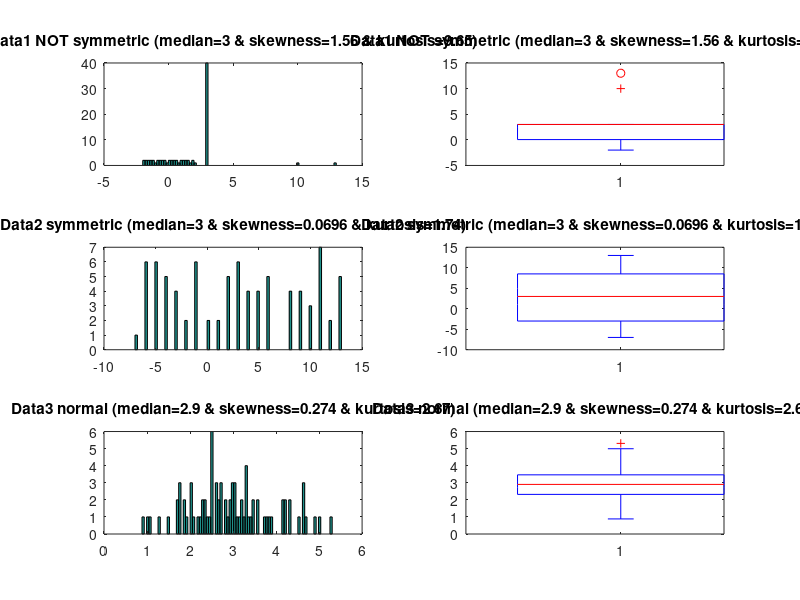
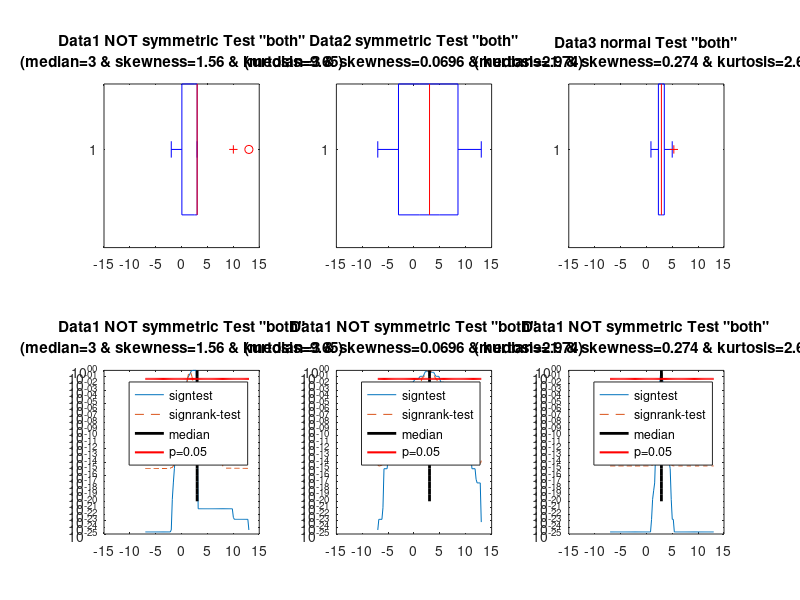

These figures' MATLAB source, in order:
%% produce three distributions 
%% one skewed distribution i.e. violates signrank assumption of symmetry
%% and one symmetric i.e. good for signrank --> expect higher power
%% and a normal one with sigma of 1 around mean of 3
if(strcmp('Right',questdlg('For Data1 use skewness to the right or left for first simulated data?','Data1 skewness?','Right','Left','Right')))
    Data1 = [(-2:0.2:2)'; (-1.9:0.2:2)'; repmat(3,40,1);  10;  13]; %not symmetric & outliers
else
    Data1 = [ (4:0.2:8)';  (4.1:0.2:8)'; repmat(3,40,1); -10; -13]; %not symmetric & outliers
end

Data2 = 3+randi([-10,10],length(Data1),1);
Data3 = 3+randn(length(Data1),1);


%% display
figure(1); clf;
subplot(3,2,1); hist(Data1,length(Data1)); title(['Data1 NOT symmetric (median=',num2str(median(Data1),3),' & skewness=',num2str(skewness(Data1),3),' & kurtosis=',num2str(kurtosis(Data1),3),')']); 
subplot(3,2,2); boxplot(Data1);            title(['Data1 NOT symmetric (median=',num2str(median(Data1),3),' & skewness=',num2str(skewness(Data1),3),' & kurtosis=',num2str(kurtosis(Data1),3),')']); 
subplot(3,2,3); hist(Data2,length(Data2)); title(['Data2 symmetric (median=',num2str(median(Data2),3),' & skewness=',num2str(skewness(Data2),3),' & kurtosis=',num2str(kurtosis(Data2),3),')']); 
subplot(3,2,4); boxplot(Data2);            title(['Data2 symmetric (median=',num2str(median(Data2),3),' & skewness=',num2str(skewness(Data2),3),' & kurtosis=',num2str(kurtosis(Data2),3),')']); 
subplot(3,2,5); hist(Data3,length(Data3)); title(['Data3 normal (median=',num2str(median(Data3),3),' & skewness=',num2str(skewness(Data3),3),' & kurtosis=',num2str(kurtosis(Data3),3),')']); 
subplot(3,2,6); boxplot(Data3);            title(['Data3 normal (median=',num2str(median(Data3),3),' & skewness=',num2str(skewness(Data3),3),' & kurtosis=',num2str(kurtosis(Data3),3),')']); 


%% test for median values between data extremes and plot p-values
%% do each 10-times
MedianTestValues = min([Data1(:); Data2(:)]):0.2:max([Data1(:); Data2(:)]);
Nrepeat = 1;

AllTestDir = {'both';'left';'right'};
[SelInd,OK]= listdlg('ListString',AllTestDir,'SelectionMode','single','Name','Test-Tail direction','PromptString','Select test-tail direction');
if(OK)
    TestDir = AllTestDir{SelInd};
else
    TestDir = 'right'; %'both';
end

p_st     = ones( length(MedianTestValues),Nrepeat,3); %init not significant
h_st     = zeros(length(MedianTestValues),Nrepeat,3); %init not significant
zvals_st = zeros(length(MedianTestValues),Nrepeat,3); %init not significant

p_srt     = ones( length(MedianTestValues),Nrepeat,3); %init not significant
h_srt     = zeros(length(MedianTestValues),Nrepeat,3); %init not significant
zvals_srt = zeros(length(MedianTestValues),Nrepeat,3); %init not significant

for IndRepeat = 1:Nrepeat
    for IndTest = 1:length(MedianTestValues)
        [p1_st, h1_st, stats1_st] = signtest(Data1,MedianTestValues(IndTest),'tail',TestDir);
        [p2_st, h2_st, stats2_st] = signtest(Data2,MedianTestValues(IndTest),'tail',TestDir);
        [p3_st, h3_st, stats3_st] = signtest(Data3,MedianTestValues(IndTest),'tail',TestDir);
        
        [p1_srt, h1_srt, stats1_srt] = signrank(Data1,MedianTestValues(IndTest),'tail',TestDir);
        [p2_srt, h2_srt, stats2_srt] = signrank(Data2,MedianTestValues(IndTest),'tail',TestDir);
        [p3_srt, h3_srt, stats3_srt] = signrank(Data3,MedianTestValues(IndTest),'tail',TestDir);
        
        %% Data1
        p_st(IndTest,IndRepeat,1)    = p1_st;
        h_st(IndTest,IndRepeat,1)    = h1_st;
        zvals_st(IndTest,IndRepeat,1)= stats1_st.zval;
        
        p_srt(IndTest,IndRepeat,1)    = p1_srt;
        h_srt(IndTest,IndRepeat,1)    = h1_srt;
        zvals_srt(IndTest,IndRepeat,1)= stats1_srt.zval;
        
        %% Data2
        p_st(IndTest,IndRepeat,2)    = p2_st;
        h_st(IndTest,IndRepeat,2)    = h2_st;
        zvals_st(IndTest,IndRepeat,2)= stats2_st.zval;
        
        p_srt(IndTest,IndRepeat,2)    = p2_srt;
        h_srt(IndTest,IndRepeat,2)    = h2_srt;
        zvals_srt(IndTest,IndRepeat,2)= stats2_srt.zval;
        
        %% Data3
        p_st(IndTest,IndRepeat,3)    = p3_st;
        h_st(IndTest,IndRepeat,3)    = h3_st;
        zvals_st(IndTest,IndRepeat,3)= stats3_st.zval;
        
        p_srt(IndTest,IndRepeat,3)    = p3_srt;
        h_srt(IndTest,IndRepeat,3)    = h3_srt;
        zvals_srt(IndTest,IndRepeat,3)= stats3_srt.zval;
    end
end

%% plot p-values
figure(2); clf;
for IndRepeat = 1:Nrepeat
    ax1  = subplot(2,3,1); boxplot(Data1,'orientation','horizontal'); title({['Data1 NOT symmetric Test "',TestDir,'"']; ['(median=',num2str(median(Data1),3),' & skewness=',num2str(skewness(Data1),3),' & kurtosis=',num2str(kurtosis(Data1),3),')']}); xlim([-15 15]); %xlim([min(MedianTestValues(:)) max(MedianTestValues(:))])
    ax11 = subplot(2,3,4); plot(MedianTestValues,p_st( :,IndRepeat,1),'-');  title({['Data1 NOT symmetric Test "',TestDir,'"']; ['(median=',num2str(median(Data1),3),' & skewness=',num2str(skewness(Data1),3),' & kurtosis=',num2str(kurtosis(Data1),3),')']});  hold on  
           subplot(2,3,4); plot(MedianTestValues,p_srt(:,IndRepeat,1),'--'); hold on
end 
plot(repmat(median(Data1),21,1),(10.^(-20:0))','k-','LineWidth',2); hold on
plot(MedianTestValues,0.05.*ones(size(MedianTestValues))','r-','LineWidth',1.5);   xlim([-15 15]); hold on
legend(ax11,{'signtest','signrank-test','median','p=0.05'});
for IndRepeat = 1:Nrepeat
    ax2  = subplot(2,3,2); boxplot(Data2,'orientation','horizontal'); title({['Data2 symmetric Test "',TestDir,'"']; ['(median=',num2str(median(Data2),3),' & skewness=',num2str(skewness(Data2),3),' & kurtosis=',num2str(kurtosis(Data2),3),')']}); xlim([-15 15]); %xlim([min(MedianTestValues(:)) max(MedianTestValues(:))])
    ax21 = subplot(2,3,5); plot(MedianTestValues,p_st( :,IndRepeat,2),'-');  title({['Data1 NOT symmetric Test "',TestDir,'"']; ['(median=',num2str(median(Data2),3),' & skewness=',num2str(skewness(Data2),3),' & kurtosis=',num2str(kurtosis(Data2),3),')']}); hold on
           subplot(2,3,5); plot(MedianTestValues,p_srt(:,IndRepeat,2),'--'); hold on
end
plot(repmat(median(Data2),21,1),(10.^(-20:0))','k-','LineWidth',2);  hold on
plot(MedianTestValues,0.05.*ones(size(MedianTestValues))','r-','LineWidth',1.5);   xlim([-15 15]); hold on
legend(ax21,{'signtest','signrank-test','median','p=0.05'});
for IndRepeat = 1:Nrepeat
    ax3  = subplot(2,3,3); boxplot(Data3,'orientation','horizontal'); title({['Data3 normal Test "',TestDir,'"']; ['(median=',num2str(median(Data3),3),' & skewness=',num2str(skewness(Data3),3),' & kurtosis=',num2str(kurtosis(Data3),3),')']}); xlim([-15 15]); %xlim([min(MedianTestValues(:)) max(MedianTestValues(:))])
    ax31 = subplot(2,3,6); plot(MedianTestValues,p_st( :,IndRepeat,3),'-');  title({['Data1 NOT symmetric Test "',TestDir,'"']; ['(median=',num2str(median(Data3),3),' & skewness=',num2str(skewness(Data3),3),' & kurtosis=',num2str(kurtosis(Data3),3),')']}); hold on  
           subplot(2,3,6); plot(MedianTestValues,p_srt(:,IndRepeat,3),'--'); hold on
end
plot(repmat(median(Data3),21,1),(10.^(-20:0))','k-','LineWidth',2);  hold on
plot(MedianTestValues,0.05.*ones(size(MedianTestValues))','r-','LineWidth',1.5);   xlim([-15 15]); hold on
legend(ax31,{'signtest','signrank-test','median','p=0.05'});
linkaxes([ax11 ax21 ax31],'y'); set([ax11 ax21 ax31],'YScale','log');
linkaxes([ax2  ax1  ax3 ax11 ax21 ax31],'x');
